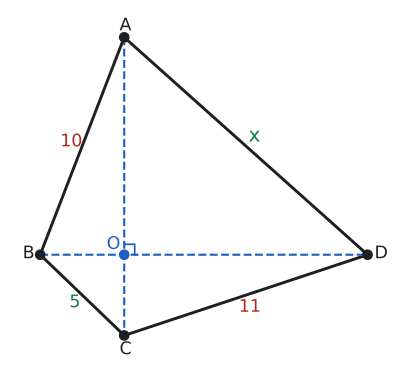

Write Python code to recreate this figure.
import sys; sys.path.insert(0, "tools")
from cizim import *

def uz(P, Q): return round(float(np.linalg.norm(np.asarray(P, float) - np.asarray(Q, float))), 3)
def kenar(ax, P, Q, metin, G, d=0.45, renk=YAZI, fs=13):
    """[PQ] kenarının ortasına, G noktasından uzak tarafa etiket."""
    P, Q = np.asarray(P, float), np.asarray(Q, float); M = (P + Q) / 2
    u = (Q - P) / np.linalg.norm(Q - P); v = np.array([-u[1], u[0]])
    if np.dot(v, M - np.asarray(G, float)) < 0: v = -v
    ax.text(*(M + d * v), metin, ha="center", va="center", color=renk, fontsize=fs)
def dik(ax, K, P, Q, s=0.3, renk=SOLUK):
    """K köşesinde KP ile KQ arasındaki dik açı işareti."""
    K, P, Q = (np.asarray(t, float) for t in (K, P, Q))
    u = (P - K) / np.linalg.norm(P - K) * s; v = (Q - K) / np.linalg.norm(Q - K) * s
    ax.plot(*zip(K + u, K + u + v, K + v), color=renk, lw=1.3)
def aci_olc(K, P, Q):
    u, v = np.asarray(P, float) - K, np.asarray(Q, float) - K
    return round(float(np.degrees(np.arccos(np.dot(u, v) / np.linalg.norm(u) / np.linalg.norm(v)))), 3)

# Köşegenleri dik dörtgen: [AC] ⊥ [BD], O kesim noktası. AB=10, BC=5, CD=11, DA=x=14.
# |OA|²=87, |OB|²=13, |OC|²=12, |OD|²=109 seçildi: 87+13=100, 13+12=25, 12+109=121, 109+87=196.
O = np.array([0.0, 0.0]); A = np.array([0, np.sqrt(87)]); B = np.array([-np.sqrt(13), 0]); C = np.array([0, -np.sqrt(12)]); D = np.array([np.sqrt(109), 0])
print("AB BC CD DA", uz(A, B), uz(B, C), uz(C, D), uz(D, A))
fig, ax = sekil(5.2, 5.2); ax.set_aspect("equal"); ax.axis("off")
ax.plot(*zip(A, B, C, D, A), color=YAZI)
ax.plot(*zip(A, C), color=MAVI, lw=1.6, ls="--"); ax.plot(*zip(B, D), color=MAVI, lw=1.6, ls="--")
dik(ax, O, A, D, s=0.45, renk=MAVI)
Gm = O
kenar(ax, A, B, "10", Gm, d=0.5, renk=KIRMIZI); kenar(ax, C, D, "11", Gm, d=0.55, renk=KIRMIZI)
kenar(ax, B, C, "5", Gm, d=0.45, renk=YESIL); kenar(ax, D, A, "x", Gm, d=0.55, renk=YESIL, fs=15)
nokta(ax, *A, "A", dx=-0.2, dy=0.3); nokta(ax, *B, "B", dx=-0.75, dy=-0.15); nokta(ax, *C, "C", dx=-0.2, dy=-0.8)
nokta(ax, *D, "D", dx=0.3, dy=-0.15); nokta(ax, *O, "O", dx=-0.75, dy=0.25, renk=MAVI)
ax.set_xlim(-5.0, 11.6); ax.set_ylim(-4.5, 10.6)
kaydet(fig, __file__)
